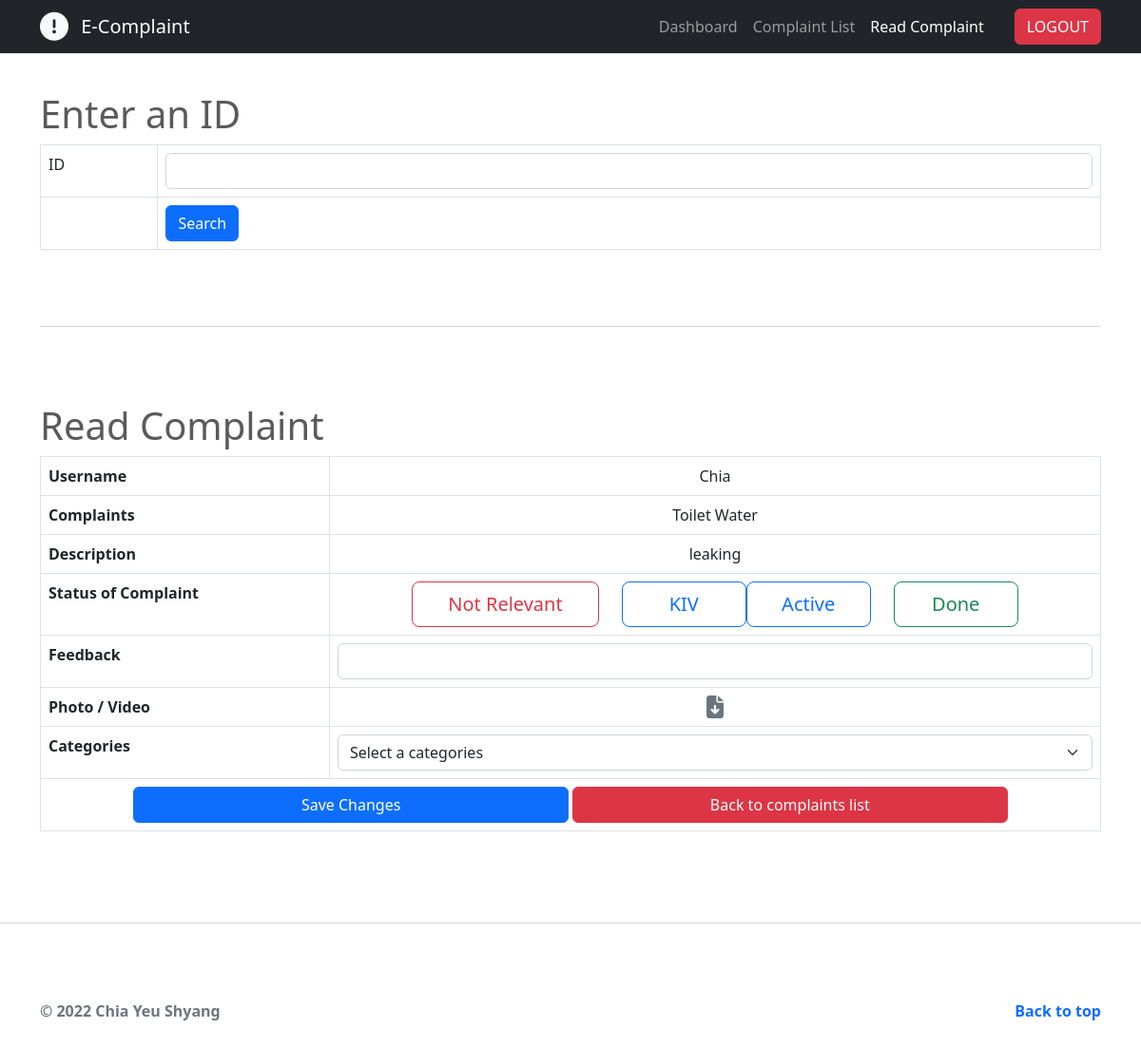
Screenshot of /helpdesk_complaints_read.php?id=2 (signed in) with the database file from the repository.
### tables this page shows
CREATE TABLE IF NOT EXISTS `complaint` (
  `complaintID` int(11) NOT NULL AUTO_INCREMENT,
  `userID` int(11) NOT NULL,
  `title` varchar(255) NOT NULL,
  `description` text NOT NULL,
  `complaint_date` timestamp NOT NULL,
  `modify_date` timestamp NOT NULL DEFAULT CURRENT_TIMESTAMP,
  `status` varchar(255) NOT NULL,
  `remark` varchar(255) DEFAULT NULL,
  `categories` varchar(255) NOT NULL,
  PRIMARY KEY (`complaintID`),
  KEY `complaint_ibfk_1` (`userID`)
);

CREATE TABLE IF NOT EXISTS `users` (
  `userID` int(11) NOT NULL,
  `password` varchar(255) NOT NULL,
  `username` varchar(255) NOT NULL,
  `email` varchar(255) NOT NULL,
  `gender` varchar(11) NOT NULL,
  `role` varchar(255) NOT NULL,
  `register_date` timestamp NOT NULL,
  PRIMARY KEY (`userID`),
  UNIQUE KEY `email` (`email`),
  KEY `role` (`role`)
);

### helpdesk_complaints_read.php (the view, shortened to what this page needs)
<!DOCTYPE html>
<html>
<head>
    <?php include "bootstrap.php"; ?>
    <link rel="stylesheet" href="css/styles.css" />
</head>
<body>
    <div>
        <?php
        include "helpdesk_navbar.php";
        ?>
        <div class="container mt-5">
            <div class="page-header">
                <h1>Enter an ID</h1>
            </div>
            <form action="<?php echo $_SERVER["PHP_SELF"]; ?>" method="GET">
                <table class='table table-hover table-responsive table-bordered'>
                    <tr>
                        <td>ID</td>
                        <td><input type='text' name='id' class='form-control' /></td>
                    </tr>
                    <tr>
                        <td></td>
                        <td>
                            <input type='submit' value='Search' class='btn btn-primary' />
                        </td>
                    </tr>
                </table>
            </form>
            <?php
            $complaintID = isset($_GET['id']) ? $_GET['id'] : die();
            echo "<hr class='featurette-divider'>";
            include 'config/database.php';
            try {
                $query = "SELECT title, status, description, remark, username FROM complaint INNER JOIN users ON complaint.userID=users.userID WHERE complaint.complaintID = ?";
                $stmt = $con->prepare($query);
                $stmt->bindParam(1, $complaintID);
                $stmt->execute();
                $num = $stmt->rowCount();
                if ($num > 0) {
                    $row = $stmt->fetch(PDO::FETCH_ASSOC);
                    echo "<div class='page-header'>";
                    echo "<h1>Read Complaint</h1>";
                    echo "</div>";
                    extract($row);
                } else {
                    die("<p>Cannot Find the complaint with complaintID = <b>$complaintID</b></p>");
                }
            }
            catch (PDOException $exception) {
                die('ERROR: ' . $exception->getMessage());
            }
            ?>
            <form action="<?php echo $_SERVER["PHP_SELF"] . "? id={$complaintID}"; ?>" method="POST" enctype="multipart/form-data">
                <div class="table-responsive">
                    <table class='table table-hover table-responsive table-bordered'>
                        <tr>
                            <th>Username</th>
                            <td class="text-center"><?php echo $username; ?></td>
                        </tr>
                        <tr>
                            <th>Complaints</th>
                            <td class="text-center"><?php echo $title;  ?></td>
                        </tr>
                        <tr>
                            <th>Description</th>
                            <td class="text-center"><?php echo $description;  ?></td>
                        </tr>
                        <tr>
                            <th>Status of Complaint</th>
                            <td>
                                <div class="d-block d-md-flex mx-1 align-items-center justify-content-center">
                                    <label class="btn btn-lg btn-outline-danger col-12 col-md-3 me-md-4" for="Not Relevant">Not Relevant</label>
                                    <label class="btn btn-lg btn-outline-primary col-12 col-md-2" for="KIV">KIV</label>
                                    <label class="btn btn-lg btn-outline-primary col-12 col-md-2 me-md-4" for="Active">Active</label>
                                    <label class="btn btn-lg btn-outline-success col-12 col-md-2" for="Done">Done</label>
                                </div>
                            </td>
                        </tr>
                        <tr>
                            <th>Feedback</th>
                            <td class="text-center">
                                <input type='text' name='remark' value="<?php echo (($remark != "") ? $remark : ""); ?>" class='form-control' />
                            </td>
                        </tr>
                        <tr>
                            <th>Photo / Video</th>
                            <td class="text-center">
                                <?php
                                $query_check = "SELECT file_name FROM complaint INNER JOIN files ON complaint.complaintID=files.complaintID WHERE files.complaintID = ?";
                                $stmt_check  = $con->prepare($query_check);
                                $stmt_check->bindParam(1, $complaintID);
                                $stmt_check->execute();
                                $num_check = $stmt_check->rowCount();
                                if ($num_check > 0) {
                                    echo "<a class='col-6 col-lg m-auto me-lg-1' href='download.php?id={$complaintID}' role='butto'><i class='fa-solid fa-file-arrow-down fa-xl'></i></a>";
                                } else {
                                    echo "<i class='fa-solid fa-file-arrow-down fa-xl text-muted'></i>";
                                }
                                ?></td>
                        </tr>
                        <tr>
                            <th>Categories</th>
                            <td class="text-center">
                                <select class="form-select" name='categories'>
                                <option value="">Select a categories</option>
                                </select>
                            </td>
                        </tr>
                        <tr>
                            <td colspan="2" class="text-center">
                                <input type='submit' value='Save Changes' class='btn btn-primary col-5' />
                                <a href='helpdesk_complaints_list.php' class='btn btn-danger col-5'>Back to complaints list</a>
                            </td>
                        </tr>
                    </table>
                </div>
            </form>
        </div>
        <hr class="featurette-divider">
        <footer class="container">
            <p class="float-end"><a class="text-decoration-none fw-bold" href="#">Back to top</a></p>
            <p class="text-muted fw-bold">&copy; 2022 Chia Yeu Shyang</p>
        </footer>
    </div>
</body>
</html>

### css/styles.css (style rules this page uses)
body { padding-top: 3rem; padding-bottom: 3rem; color: #5a5a5a; }
.featurette-divider { margin: 5rem 0; }

### rows the page displays
complaint: userID.username "Chia", title "Toilet Water", description "leaking"
